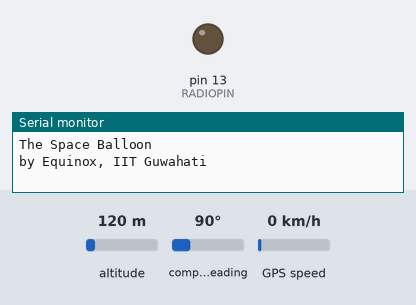
Simulated run of this sketch. Board: Arduino Uno, built with avr-gcc and run on an emulated ATmega328P. Shown: output pins drawn as LEDs (lit = HIGH), the last lines printed to the serial monitor. The test bench sets the inputs (shaded band); at power-on: altitude 120 m, compass heading 90°, GPS speed 0 km/h. The GPS gets a fix after 3 s at 37.7749, -122.4194 with 8 satellites.

Above: at 0.88 s.
At 11.0 s:
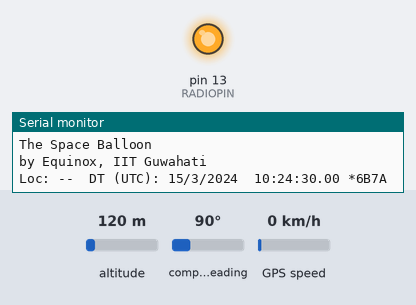
Timing chart, 0 to 21.0 s (numbered marks = the images above):
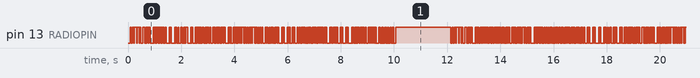

The sketch:

transmitter.ino
```cpp
/*
 *  GPS Tracker + Radio Transmitter
 *
 *  Author: Ameya Daigavane
 *  Code snippets from UKHAS (https://ukhas.org.uk/guides:linkingarduinotontx2) and DeviceExample.ino in the TinyGPS++ library.
*/

#define RADIOPIN 13

#include <string.h>
#include <util/crc16.h>
#include <TinyGPS++.h>
#include <SoftwareSerial.h>

static const int RXPin = 10, TXPin = 11;
static const uint32_t GPSBaud = 9600;

// The TinyGPS++ object
TinyGPSPlus gps;

// The serial connection to the GPS device
SoftwareSerial ss(RXPin, TXPin);

char infostring[1000];

void setup() {
  Serial.begin(115200);
  ss.begin(GPSBaud);
  Serial.println(F("The Space Balloon"));
  Serial.println(F("by Equinox, IIT Guwahati"));
  Serial.println();

  pinMode(RADIOPIN,OUTPUT);
}

void loop() {
  while(ss.available() > 0){
    if(gps.encode(ss.read())){
        // Get GPS data and store in infostring.
        getGPSInfo();

        // Compute checksum.
        unsigned int checksum_val = gps_CRC16_checksum(infostring);
        char checksum_str[6];
        sprintf(checksum_str, "*%04X\n", checksum_val);
        strcat(infostring, " ");
        strcat(infostring, checksum_str);
        strcat(infostring, "\n\n");

        // Send over RTTY.
        rtty_txstring(infostring);

        // Print to serial monitor, to verify.
        Serial.println(infostring);

        // Wait for a while.
        delay(2000);
    }
  }
}


void rtty_txstring (char * string)
{

  /* Simple function to sent a char at a time to
     ** rtty_txbyte function.
    ** NB Each char is one byte (8 Bits)
    */

  char c;

  c = *string++;

  while ( c != '\0')
  {
    rtty_txbyte (c);
    c = *string++;
  }
}


void rtty_txbyte (char c)
{
  /* Simple function to sent each bit of a char to
    ** rtty_txbit function.
    ** NB The bits are sent Least Significant Bit first
    **
    ** All chars should be preceded with a 0 and
    ** proceded with a 1. 0 = Start bit; 1 = Stop bit
    **
    */

  int i;

  rtty_txbit (0); // Start bit

  // Send bits for for char LSB first

  for (i=0;i<7;i++) // Change this here 7 or 8 for ASCII-7 / ASCII-8
  {
    if (c & 1) rtty_txbit(1);

    else rtty_txbit(0);

    c = c >> 1;

  }

  rtty_txbit (1); // Stop bit
  rtty_txbit (1); // Stop bit
}

void rtty_txbit (int bit)
{
  if (bit)
  {
    // high
    digitalWrite(RADIOPIN, HIGH);
  }
  else
  {
    // low
    digitalWrite(RADIOPIN, LOW);

  }

  //                  delayMicroseconds(3370); // 300 baud
  delayMicroseconds(10000); // For 50 Baud uncomment this and the line below.
  delayMicroseconds(10150); // You can't do 20150 it just doesn't work as the
                            // largest value that will produce an accurate delay is 16383
                            // See : http://arduino.cc/en/Reference/DelayMicroseconds

}

uint16_t gps_CRC16_checksum (char *string)
{
  size_t i;
  uint16_t crc;
  uint8_t c;

  crc = 0xFFFF;

  // Calculate checksum ignoring the first two $s
  for (i = 2; i < strlen(string); i++)
  {
    c = string[i];
    crc = _crc_xmodem_update (crc, c);
  }

  return crc;
}


void getGPSInfo() {
  sprintf(infostring, "Loc: ");

  // Buffer string for converting values.
    char buff[10];

  if (gps.location.isValid()) {
    // Latitude.
    dtostrf(gps.location.lat(), 4, 6, buff);
    strcat(infostring, buff);

    // Separator.
    strcat(infostring, ", ");

    // Longitude.
    dtostrf(gps.location.lng(), 4, 6, buff);
    strcat(infostring, buff);

  } else {
    strcat(infostring, "--");
  }

  strcat(infostring, "  DT (UTC): ");
  if (gps.date.isValid()) {
    // Date.
    itoa(gps.date.day(), buff, 10);
    strcat(infostring, buff);
    strcat(infostring, "/");

    // Month.
    itoa(gps.date.month(), buff, 10);
    strcat(infostring, buff);
    strcat(infostring, "/");

    // Year.
    itoa(gps.date.year(), buff, 10);
    strcat(infostring, buff);
    strcat(infostring, "  ");
  } else {
    strcat(infostring, "--  ");
  }

  if (gps.time.isValid()) {
    if (gps.time.hour() < 10) strcat(infostring, "0");
    itoa(gps.time.hour(), buff, 10);
    strcat(infostring, buff);

    strcat(infostring, ":");
    if (gps.time.minute() < 10) strcat(infostring, "0");
    itoa(gps.time.minute(), buff, 10);
    strcat(infostring, buff);

    strcat(infostring, ":");
    if (gps.time.second() < 10) strcat(infostring, "0");
    itoa(gps.time.second(), buff, 10);
    strcat(infostring, buff);

    strcat(infostring, ".");
    if (gps.time.centisecond() < 10) strcat(infostring, "0");
    itoa(gps.time.centisecond(), buff, 10);
    strcat(infostring, buff);
  } else {
    strcat(infostring, "--.");
  }
}
```

Measured:
- by itself, pin 13 (RADIOPIN): moves between LOW and HIGH, repeating every 16.1 s
